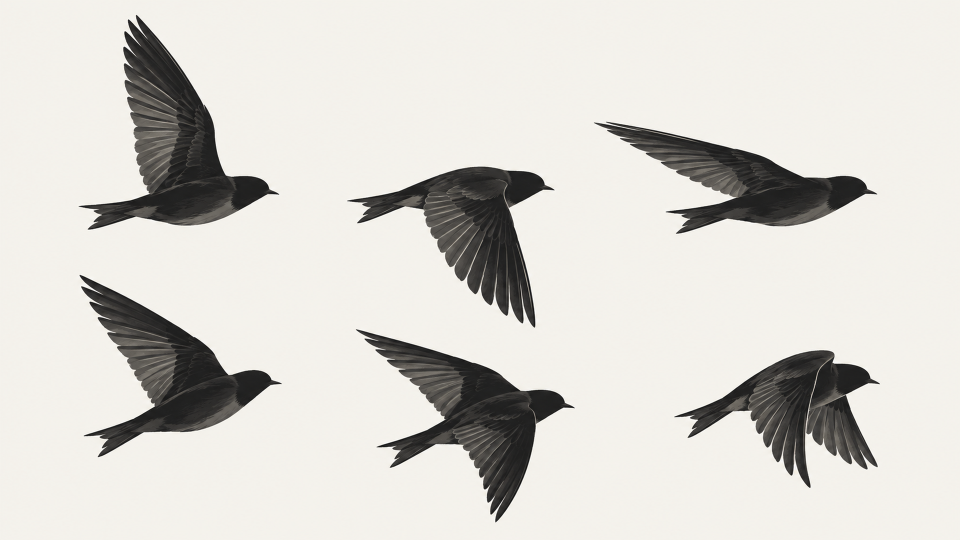
#> input picture 2026-10-14_鸟群坠落/01_bird_a_sheet.png, 1920 x 1080 px (shown at 1/2 size)
$ python prepare.py
#> lines starting #> are read from the running program, lines starting #| are printed output that depends on the picture; after the words box and inside, x2 and y2 are one past the last pixel; in counts of white or black regions, pixels touching at a corner belong together
"""Prepare editable layers from the user's 2026-10-14 reference artwork."""
from pathlib import Path
import json, shutil
import numpy as np
from PIL import Image, ImageDraw, ImageFilter

ROOT = Path(__file__).resolve().parents[2]
REF = ROOT / '2026-10-14_鸟群坠落'
OUT = ROOT / 'assets/video/emergence_90s'
ART = OUT / 'art'
ART.mkdir(parents=True, exist_ok=True)

sheet = Image.open(REF/'01_bird_a_sheet.png').convert('RGBA')
bird = sheet.crop((100, 0, 600, 500))
a = np.asarray(bird).copy()
luma = a[:,:,:3].mean(axis=2)
a[:,:,3] = np.clip((210-luma)/35, 0, 1)*255
bird = Image.fromarray(a)
# Split the same bird at its shoulder, keeping the torso and identity locked.
wingmask = Image.new('L', bird.size)
#> wingmask: PIL image 500x500 L; every value is 0
ImageDraw.Draw(wingmask).polygon([(95,5),(175,5),(260,145),(320,268),(339,343),
                                (309,376),(247,340),(151,300),(126,223)], fill=255)
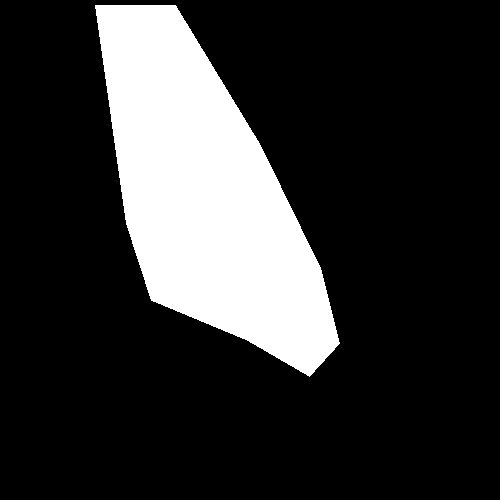
#> wingmask: PIL image 500x500 L; 19.7% white; 1 white region, box (x1, y1, x2, y2) and area: (95, 5, 340, 377) 49211
wing = bird.copy()
wing.putalpha(Image.fromarray((np.asarray(bird.getchannel('A')).astype(float)*
                              np.asarray(wingmask)/255).astype('uint8')))
bodymask = Image.new('L', bird.size)
ImageDraw.Draw(bodymask).polygon([(57,414),(190,399),(244,369),(290,353),(340,357),
    (371,348),(412,351),(439,368),(465,382),(435,391),(390,426),(352,444),
    (294,454),(249,447),(206,440),(177,455),(74,466),(106,435)],fill=255)
#> bodymask: PIL image 500x500 L; 10% white; 1 white region, box (x1, y1, x2, y2) and area: (57, 348, 466, 467) 24951
body = bird.copy()
body.putalpha(Image.fromarray((np.asarray(bird.getchannel('A')).astype(float)*
                              np.asarray(bodymask)/255).astype('uint8')))
wing.save(ART/'bird_wing.png'); body.save(ART/'bird_body.png')
bird.save(ART/'bird_reference_cutout.png')

for src,name in [('05_K05_cloud_descent.png','cloud_world.jpg'),
                 ('08_K08_dense_city.png','city_world.jpg'),
                 ('09b_city_to_earth_bridge.png','curvature_reference.jpg')]:
    Image.open(REF/src).convert('RGB').save(ART/name, quality=94)
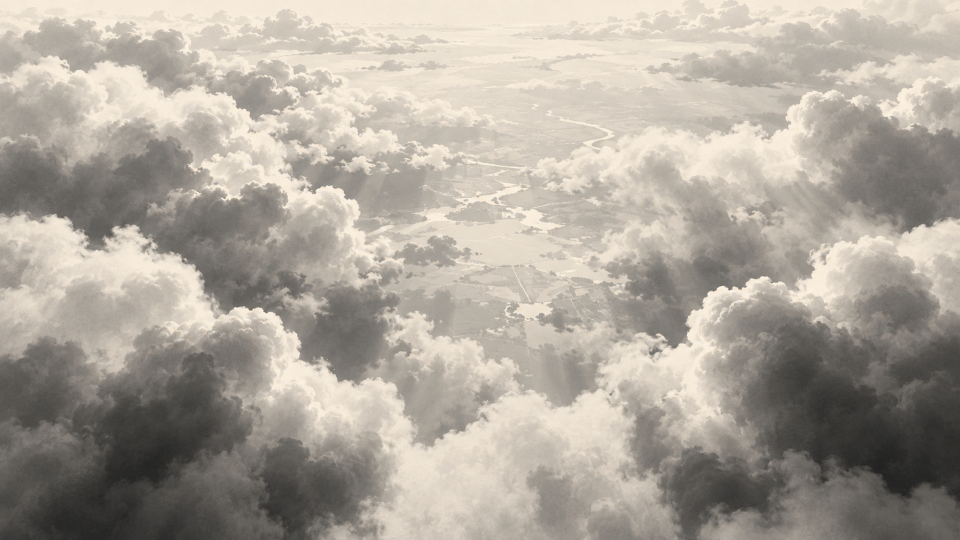
#> input picture 2026-10-14_鸟群坠落/05_K05_cloud_descent.png, 1920 x 1080 px (shown at 1/2 size)

earth = Image.open(REF/'09c_big_earth.png').convert('RGBA').crop((422,13,1496,1057))
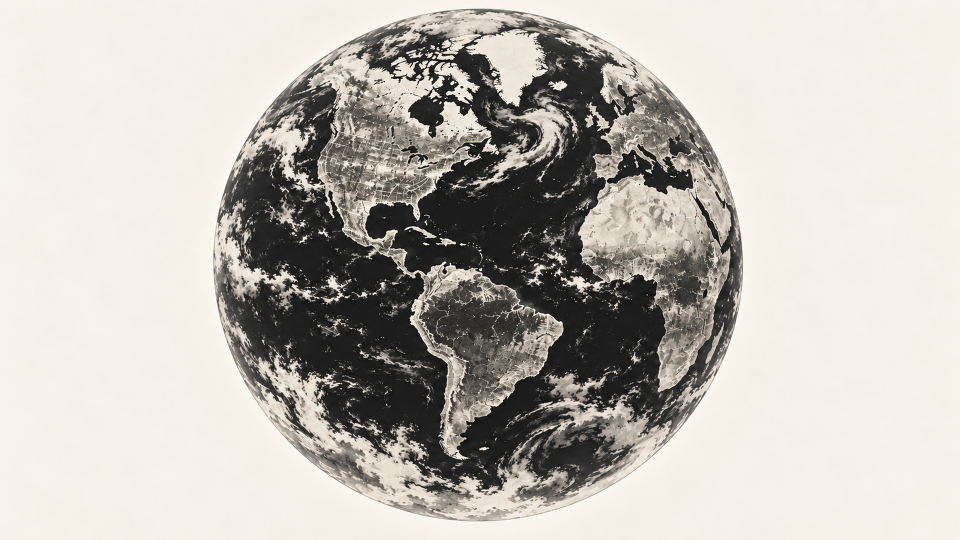
#> input picture 2026-10-14_鸟群坠落/09c_big_earth.png, 1920 x 1080 px (shown at 1/2 size)
mask=Image.new('L',earth.size)
#> mask: PIL image 1074x1044 L; every value is 0
ImageDraw.Draw(mask).ellipse((3,3,earth.width-3,earth.height-3),fill=255)
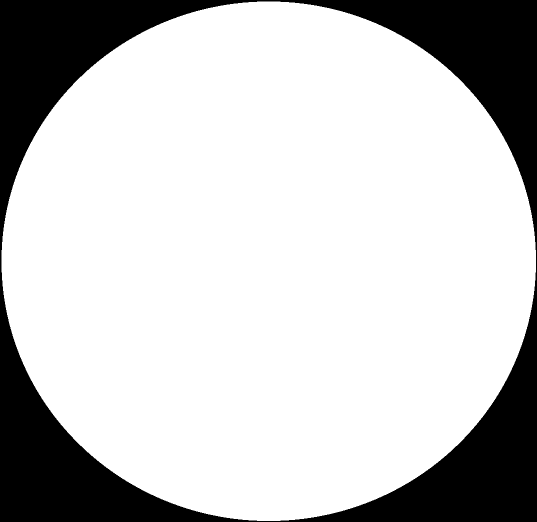
#> mask: PIL image 1074x1044 L (shown at 1/2 size); 77.8% white; 1 black region, box (x1, y1, x2, y2) and area: (0, 0, 1074, 1044) 249025
earth.putalpha(mask.filter(ImageFilter.GaussianBlur(.8)))
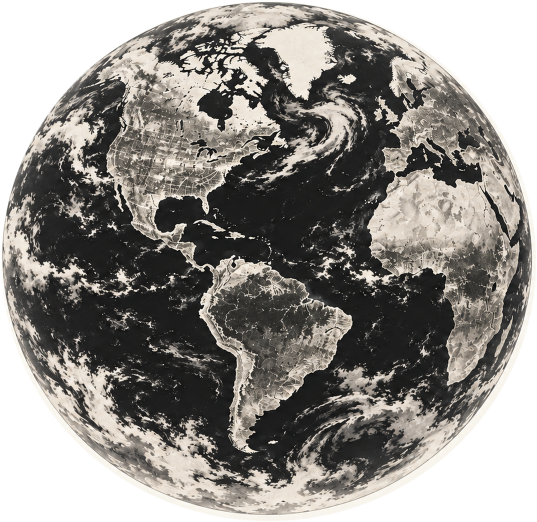
#> earth: PIL image 1074x1044 RGBA (shown at 1/2 size); mean R, G, B, A 141.9, 137.9, 131.8, 198.4; transparent parts drawn white
earth.save(ART/'earth.png')

cloudsrc=Image.open(REF/'05_K05_cloud_descent.png').convert('RGBA')
for i,box in enumerate([(0,170,750,1050),(1160,100,1920,990)]):
    patch=cloudsrc.crop(box)
    yy,xx=np.mgrid[0:patch.height,0:patch.width]
    rr=((xx-patch.width/2)/(patch.width*.52))**2+((yy-patch.height/2)/(patch.height*.52))**2
    alpha=np.clip((1.04-rr)/.42,0,1)
    patch.putalpha(Image.fromarray((alpha*255).astype('uint8')))
    patch.save(ART/f'cloud_{i}.png')
#> this loop made 2 passes
#> pass 1, `patch.save(ART/f'cloud_{i}.png')`:
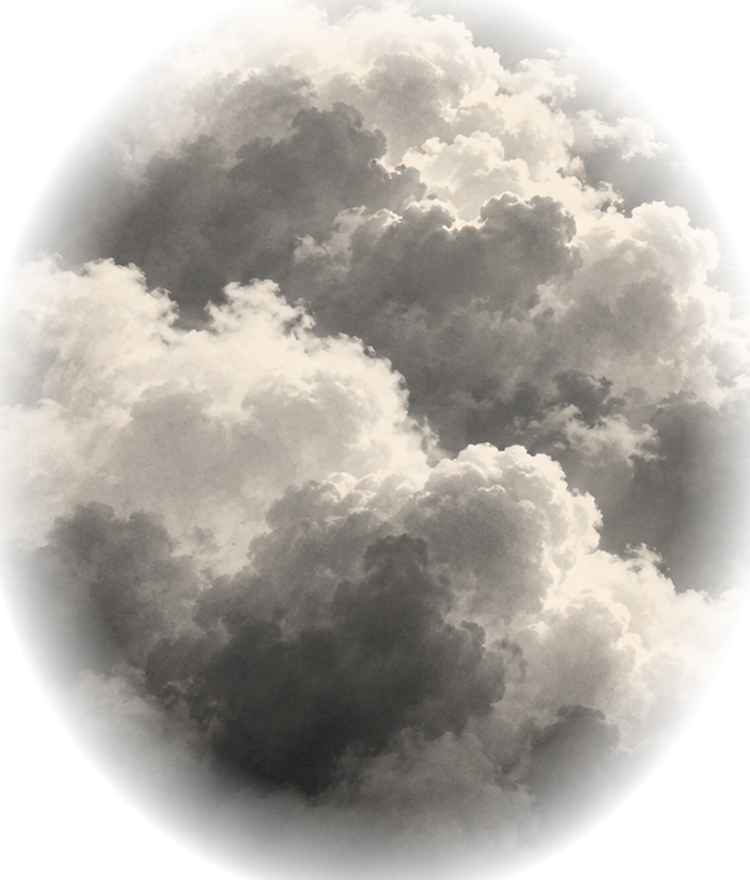
#> saved as cloud_0.png: PIL image 750x880 RGBA; mean R, G, B, A 150.6, 144.4, 136, 178.8; transparent parts drawn white
#> pass 2, `patch.save(ART/f'cloud_{i}.png')`:
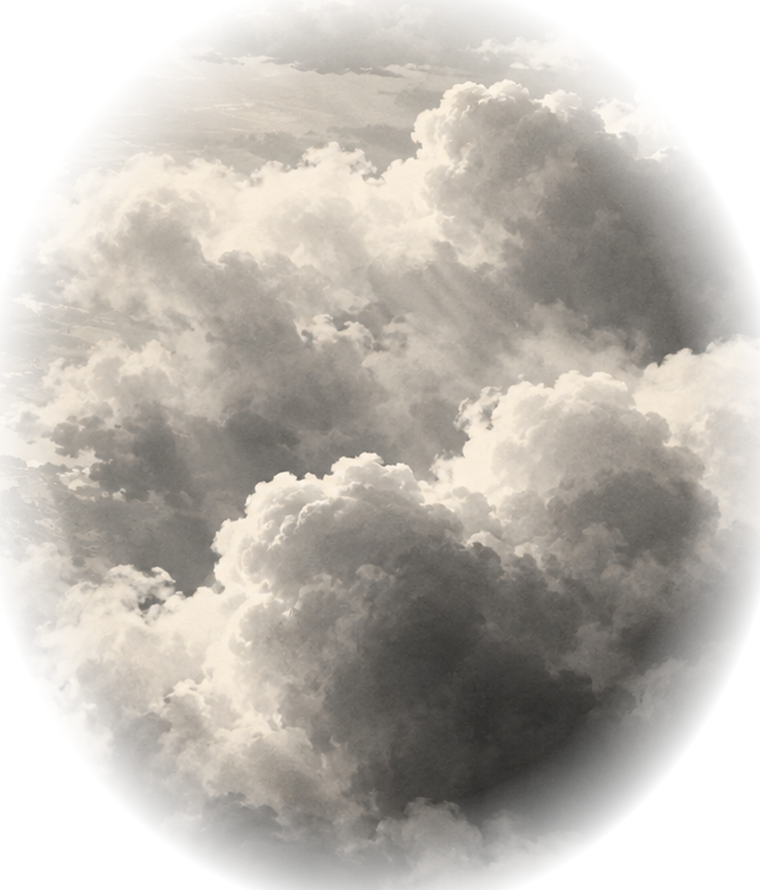
#> saved as cloud_1.png: PIL image 760x890 RGBA; mean R, G, B, A 164, 157, 147.6, 178.8; transparent parts drawn white

shutil.copyfile(ROOT/'assets/image/emergence_art_pack/timeline.json',OUT/'timeline.json')
shutil.copyfile(ROOT/'assets/image/emergence_art_pack/subtitles/ending_emergence_zh_en_draft.srt',OUT/'subtitles_draft.srt')
shutil.copyfile(Path(__file__).parent/'index.html',OUT/'index.html')
shutil.copyfile(Path(__file__).parent/'film.js',OUT/'film.js')

# Fixed local-rule flock simulation. Shared snapshots support four independent workers.
rng=np.random.default_rng(1987)
counts=[30,86]
p=np.vstack([np.column_stack([rng.uniform(170,1680,30),rng.normal(230,25,30)]),
             np.column_stack([rng.uniform(280,1640,86),rng.normal(575,67,86)])])
p=np.vstack([p,[1100,742]])
v=np.column_stack([rng.uniform(17,29,len(p)),rng.normal(0,2,len(p))])
group=np.r_[np.zeros(30),np.ones(87)]
phases=rng.uniform(0,2*np.pi,len(p)); freq=rng.uniform(2.0,2.7,len(p))
states=[]
dt=1/48
for step in range(2161):
    t=step*dt
    if step%2==0:
        states.append(np.round(np.column_stack([p,v]),3).tolist())
    if step==2160: break
    delta=p[None,:,:]-p[:,None,:]
    d2=(delta**2).sum(axis=2)
    same=group[:,None]==group[None,:]
    neigh=(d2<170**2)&(d2>0)&same
    # At death the protagonist ceases to participate in local flock rules.
    if t>=36: neigh[:,-1]=False; neigh[-1,:]=False
    n=np.maximum(neigh.sum(axis=1),1)
    align=(neigh.astype(float)@v)/n[:,None]-v
    coh=(neigh[:,:,None]*delta).sum(axis=1)/n[:,None]
    sep=-((delta/np.maximum(d2[:,:,None],1))*((d2<45**2)&(d2>0)&same)[:,:,None]).sum(axis=1)
    bend=np.zeros_like(v)
    bend[:,1]=np.where(group==0,12*np.sin((t-22)*.55),18*np.sin((t-27)*.55))
    targets=np.where(group==0,230,585)
    accel=align*.65+coh*.035+sep*280+bend*.25
    accel[:,1]+=(targets-p[:,1])*.05
    accel[:,0]+=(24-v[:,0])*.4
    if t<34: accel[-1,1]+=(742-p[-1,1])*.7
    v+=accel*dt
    speed=np.linalg.norm(v,axis=1)
    v*=np.clip(38/np.maximum(speed,1),0,1)[:,None]
    p+=v*dt
    # Gentle screen-space staging, not random regeneration or wraparound.
    p[:,0]-=18*dt
    if t>=34:
        p[-1,1]+=((t-34)*1.8 if t<36 else 28+(t-36)*10)*dt
        p[-1,0]+=14*dt

(OUT/'flock.json').write_text(json.dumps({'seed':1987,'fps':24,'hero':116,
    'phases':phases.tolist(),'freq':freq.tolist(),'states':states},separators=(',',':')),encoding='utf-8')
(OUT/'reference_sources.json').write_text(json.dumps({'reference_folder':str(REF),
    'bird':'01_bird_a_sheet.png: first pose, separated torso and wing',
    'city':'08_K08_dense_city.png: same geometry used at all city scales',
    'earth':'09c_big_earth.png: circle crop, no simulated axial rotation',
    'style':'warm monochrome illustrated references, retained feather/cloud texture'},ensure_ascii=False,indent=2),encoding='utf-8')
print('Prepared layers and',len(states),'shared flock frames in',OUT)
